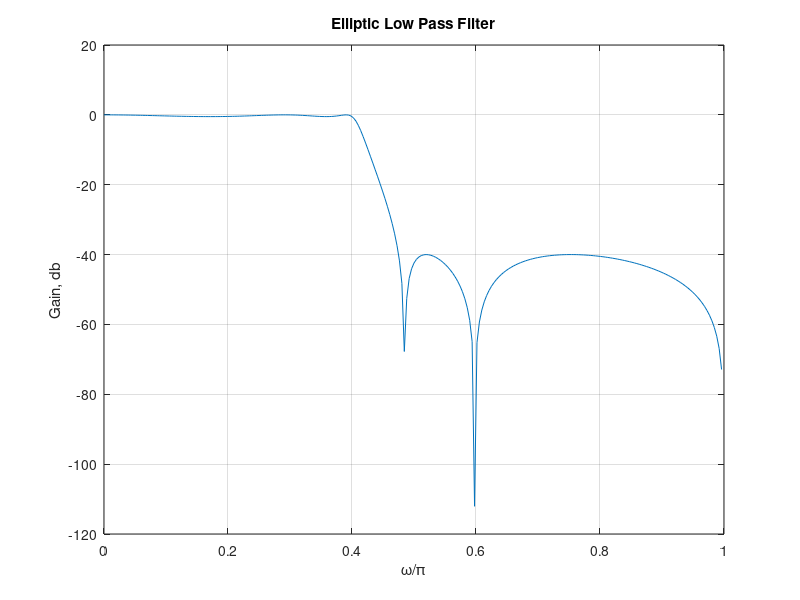

The MATLAB source for this figure:
%Designing an elliptic LPF
clc;
clear;
Ft=4000;
Fp=800;
Fs=1000;
Rp=0.5;
Rs=40;

Wp=(2*Fp)/Ft;
Ws=(2*Fs)/Ft;

[N,Wn]=ellipord(Wp,Ws,Rp,Rs);
[b,a]=ellip(N,Rp,Rs,Wn);
[h,omega]=freqz(b,a,256);
plot(omega/pi,20*log10(abs(h))); grid on;box on;
xlabel('\omega/\pi'),ylabel('Gain, db');
title('Elliptic Low Pass Filter');